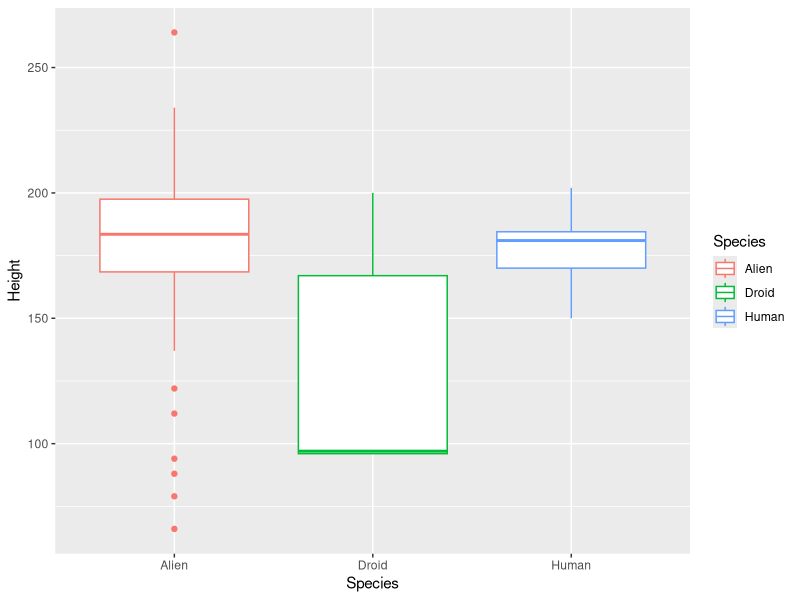

Source code (R):
library(tidyverse)
library(datasets)

swchars <- as_tibble(starwars)
swchars

str(swchars, strict.width = "cut", max.level = 2)

#Q8
swchars %>% filter(duplicated(swchars))

#Q9
swchars <- select(swchars, -birth_year, -homeworld, -films, -vehicles, -starships)

#Q10 Q11
swchars <- swchars %>%
  rename_with(str_to_title)
swchars <- swchars %>%
  rename(hairColor = Hair_color,
         skinColor = Skin_color,
         eyeColor = Eye_color)

#Q12
swchars2 <- swchars %>% filter(!complete.cases(swchars))

swchars %>% apply(MARGIN = 2, function(col) sum(is.na(col)))

swchars %>% filter(is.na(Height))
swchars <- swchars %>% filter(Name != "Captain Phasma")

swchars %>% filter(!complete.cases(Mass))
swchars <- swchars %>% select(-Mass)

swchars %>% filter(!complete.cases(hairColor))
swchars <- swchars %>% mutate(hairColor =
                                replace_na(hairColor, "none"))

swchars %>% filter(!complete.cases(Sex))
swchars <- swchars %>% filter(complete.cases(Sex))

swchars %>% filter(!complete.cases(swchars))

unique(swchars$Species)

table(swchars$Species)

swchars <- swchars %>% mutate(Species = ifelse(Species == "Human" | Species == "Droid", Species, "Alien"))

swchars %>%
  filter(!(Sex == "female" & Gender == "feminine") &
           !(Sex == "male" & Gender == "masculine")) %>%
  select(Name, Sex, Gender)

swchars <- swchars %>% select(-Sex)
swchars

table(swchars$eyeColor)
  
apply(X = swchars, MARGIN = 2, FUN = unique) %>%
  lapply(FUN = length) %>%
  str()
swchars <- swchars %>% mutate(Gender = factor(Gender), Species = factor(Species))
swchars
summary(swchars)
ggplot(swchars, aes(x = Species, y = Height, color = Species)) + geom_boxplot()
view(swchars)
